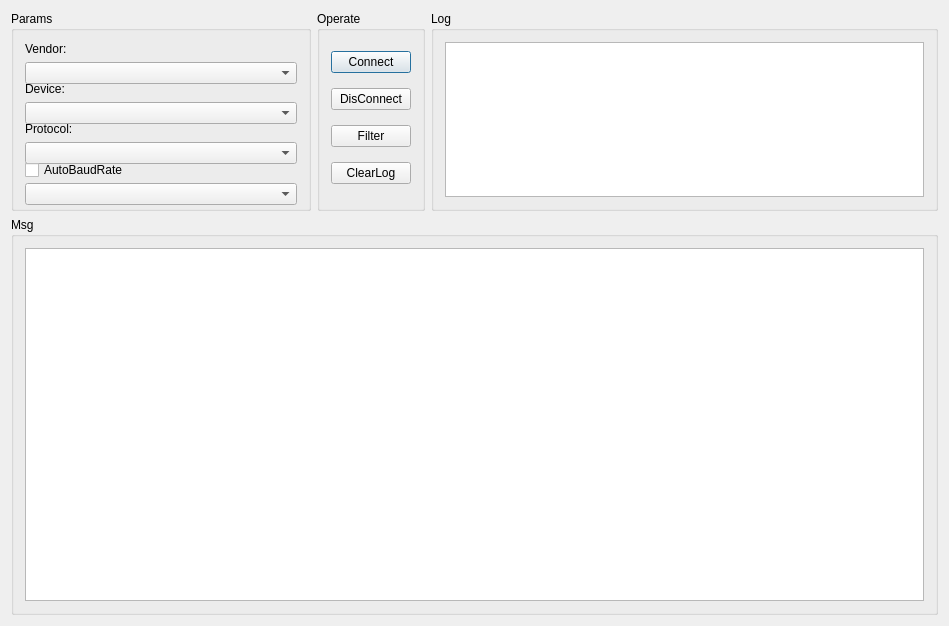
<?xml version="1.0" encoding="UTF-8"?>
<ui version="4.0">
 <class>RP1210WindowClass</class>
 <widget class="QDialog" name="RP1210WindowClass">
  <property name="geometry">
   <rect>
    <x>0</x>
    <y>0</y>
    <width>949</width>
    <height>626</height>
   </rect>
  </property>
  <property name="windowTitle">
   <string>RP1210Window</string>
  </property>
  <layout class="QVBoxLayout" name="verticalLayout_3">
   <item>
    <layout class="QHBoxLayout" name="horizontalLayout_3">
     <item>
      <widget class="QGroupBox" name="groupBoxParams">
       <property name="sizePolicy">
        <sizepolicy hsizetype="Preferred" vsizetype="Minimum">
         <horstretch>0</horstretch>
         <verstretch>0</verstretch>
        </sizepolicy>
       </property>
       <property name="minimumSize">
        <size>
         <width>300</width>
         <height>200</height>
        </size>
       </property>
       <property name="maximumSize">
        <size>
         <width>300</width>
         <height>220</height>
        </size>
       </property>
       <property name="title">
        <string>Params</string>
       </property>
       <layout class="QVBoxLayout" name="verticalLayout">
        <item>
         <widget class="QLabel" name="labelVendor">
          <property name="text">
           <string>Vendor:</string>
          </property>
         </widget>
        </item>
        <item>
         <widget class="QComboBox" name="comboBoxVendor">
          <property name="minimumSize">
           <size>
            <width>250</width>
            <height>22</height>
           </size>
          </property>
         </widget>
        </item>
        <item>
         <widget class="QLabel" name="labelDevice">
          <property name="text">
           <string>Device:</string>
          </property>
         </widget>
        </item>
        <item>
         <widget class="QComboBox" name="comboBoxDevice">
          <property name="minimumSize">
           <size>
            <width>250</width>
            <height>22</height>
           </size>
          </property>
         </widget>
        </item>
        <item>
         <widget class="QLabel" name="labelProtocol">
          <property name="text">
           <string>Protocol:</string>
          </property>
         </widget>
        </item>
        <item>
         <widget class="QComboBox" name="comboBoxProtocol">
          <property name="minimumSize">
           <size>
            <width>250</width>
            <height>22</height>
           </size>
          </property>
         </widget>
        </item>
        <item>
         <widget class="QCheckBox" name="checkBoxAutoBaudRate">
          <property name="text">
           <string>AutoBaudRate</string>
          </property>
          <property name="tristate">
           <bool>false</bool>
          </property>
         </widget>
        </item>
        <item>
         <widget class="QComboBox" name="comboBoxBaudRate">
          <property name="minimumSize">
           <size>
            <width>250</width>
            <height>22</height>
           </size>
          </property>
         </widget>
        </item>
       </layout>
      </widget>
     </item>
     <item>
      <widget class="QGroupBox" name="groupBoxOperate">
       <property name="sizePolicy">
        <sizepolicy hsizetype="Fixed" vsizetype="Minimum">
         <horstretch>0</horstretch>
         <verstretch>0</verstretch>
        </sizepolicy>
       </property>
       <property name="maximumSize">
        <size>
         <width>16777215</width>
         <height>200</height>
        </size>
       </property>
       <property name="title">
        <string>Operate</string>
       </property>
       <layout class="QVBoxLayout" name="verticalLayout_2">
        <item>
         <widget class="QPushButton" name="pushButtonConnect">
          <property name="maximumSize">
           <size>
            <width>80</width>
            <height>16777215</height>
           </size>
          </property>
          <property name="text">
           <string>Connect</string>
          </property>
         </widget>
        </item>
        <item>
         <widget class="QPushButton" name="pushButtonDisConnect">
          <property name="maximumSize">
           <size>
            <width>80</width>
            <height>16777215</height>
           </size>
          </property>
          <property name="text">
           <string>DisConnect</string>
          </property>
         </widget>
        </item>
        <item>
         <widget class="QPushButton" name="pushButtonFilter">
          <property name="maximumSize">
           <size>
            <width>80</width>
            <height>16777215</height>
           </size>
          </property>
          <property name="text">
           <string>Filter</string>
          </property>
         </widget>
        </item>
        <item>
         <widget class="QPushButton" name="pushButtonClearLog">
          <property name="text">
           <string>ClearLog</string>
          </property>
         </widget>
        </item>
       </layout>
      </widget>
     </item>
     <item>
      <widget class="QGroupBox" name="groupBoxLog">
       <property name="sizePolicy">
        <sizepolicy hsizetype="Preferred" vsizetype="Minimum">
         <horstretch>0</horstretch>
         <verstretch>0</verstretch>
        </sizepolicy>
       </property>
       <property name="minimumSize">
        <size>
         <width>500</width>
         <height>200</height>
        </size>
       </property>
       <property name="maximumSize">
        <size>
         <width>16777215</width>
         <height>200</height>
        </size>
       </property>
       <property name="title">
        <string>Log</string>
       </property>
       <layout class="QHBoxLayout" name="horizontalLayout">
        <item>
         <widget class="QTextBrowser" name="textBrowserLogMsg">
          <property name="minimumSize">
           <size>
            <width>0</width>
            <height>0</height>
           </size>
          </property>
         </widget>
        </item>
       </layout>
      </widget>
     </item>
    </layout>
   </item>
   <item>
    <widget class="QGroupBox" name="groupBoxMsg">
     <property name="minimumSize">
      <size>
       <width>500</width>
       <height>300</height>
      </size>
     </property>
     <property name="title">
      <string>Msg</string>
     </property>
     <layout class="QHBoxLayout" name="horizontalLayout_2">
      <item>
       <widget class="QTableView" name="tableViewMsg">
        <property name="minimumSize">
         <size>
          <width>0</width>
          <height>0</height>
         </size>
        </property>
        <property name="selectionBehavior">
         <enum>QAbstractItemView::SelectRows</enum>
        </property>
        <property name="verticalScrollMode">
         <enum>QAbstractItemView::ScrollPerPixel</enum>
        </property>
        <property name="sortingEnabled">
         <bool>false</bool>
        </property>
        <attribute name="horizontalHeaderShowSortIndicator" stdset="0">
         <bool>false</bool>
        </attribute>
        <attribute name="horizontalHeaderStretchLastSection">
         <bool>true</bool>
        </attribute>
        <attribute name="verticalHeaderVisible">
         <bool>false</bool>
        </attribute>
       </widget>
      </item>
     </layout>
    </widget>
   </item>
  </layout>
 </widget>
 <layoutdefault spacing="6" margin="11"/>
 <resources>
  <include location="RP1210Window.qrc"/>
 </resources>
 <connections/>
</ui>
